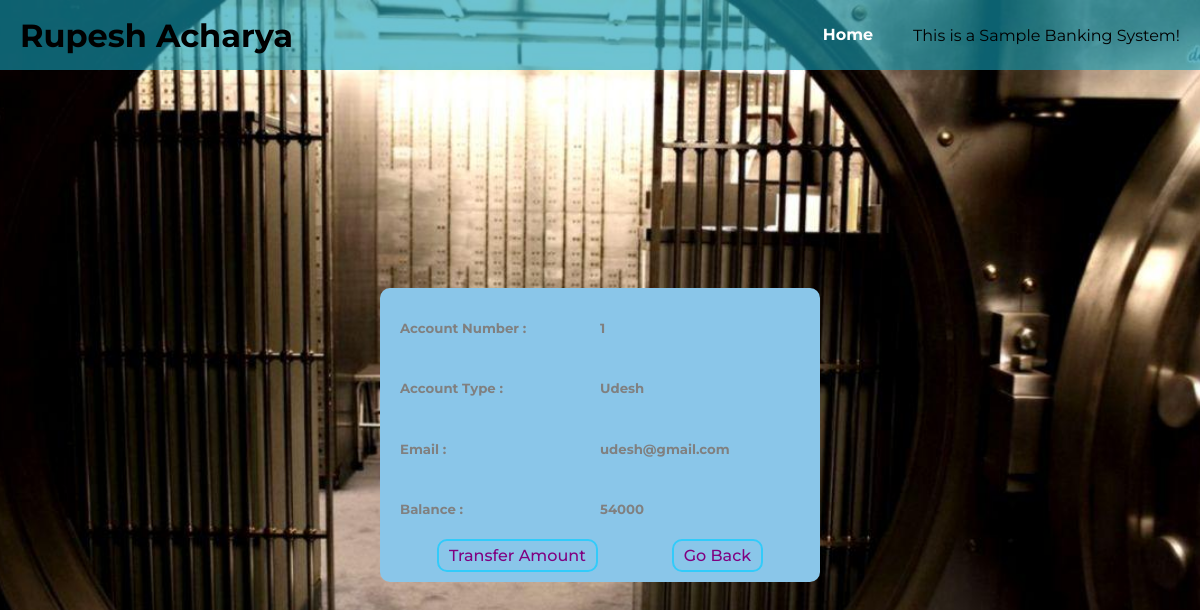
The page /viewCustomer.php?number=1 on the database its author committed.
### tables this page shows
CREATE TABLE `customers` (
  `account_number` int(11) NOT NULL,
  `account_type` varchar(10) NOT NULL,
  `name` varchar(255) NOT NULL,
  `email` varchar(150) NOT NULL,
  `cur_balance` double NOT NULL
);

### viewCustomer.php (the view, shortened to what this page needs)
<?php
    include "./php/init.php";
    if(isset($_GET["number"])){
        $accno = intval($_GET["number"]);
        $res = mysqli_query($con, "SELECT * FROM customers WHERE account_number = $accno");
        if(mysqli_num_rows($res) != 1){
            echo "<script> alert('error finding your account') ; window.location = './allCustomers.php' </script>";
        }else{
        $rows = mysqli_fetch_assoc($res);
?>
<!DOCTYPE html>
<html lang="en">
<head>
    <link rel="stylesheet" href="./assets/css/main.css">
</head>
<body>
    <main>
       <div class="personal-info">
           <div class="row">
               <h5>Account Number :</h5>
               <h5><?php echo $rows["account_number"] ?></h5>
           </div>
           <div class="row">
               <h5>Account Type :</h5>
               <h5><?php echo $rows["name"] ?></h5>
           </div>
           <div class="row">
               <h5>Email :</h5>
               <h5><?php echo $rows["email"] ?></h5>
           </div>
           <div class="row">
               <h5>Balance :</h5>
               <h5><?php echo $rows["cur_balance"] ?></h5>
           </div>
           <div class="row">
               <a href="./transfer.php?number=<?php echo $rows['account_number'] ?>" class="transfet-page-btn">Transfer Amount</a>
               <a href="./allCustomers.php" class="transfet-page-btn">Go Back</a>
           </div>
       </div>
    </main>
</body>
</html>
<?php
        }
    }
?>

### assets/css/main.css (style rules this page uses)
body { margin: 0; padding: 0; background-image: url("./images/bank1.jpg"); background-repeat: no-repeat; background-position: center; background-size: cover; font-family: 'Montserrat', sans-serif; }
header { width: 100%; height: 70px; -webkit-box-sizing: border-box; box-sizing: border-box; display: -webkit-box; display: -ms-flexbox; display: flex; -webkit-box-pack: justify; -ms-flex-pack: justify; justify-content: space-between; -webkit-box-align: center; -ms-flex-align: center; align-items: center; background-color: rgba(21, 158, 182, 0.616); padding: 0 20px; }
header div { display: -webkit-box; display: -ms-flexbox; display: flex; -webkit-box-pack: center; -ms-flex-pack: center; justify-content: center; -webkit-box-align: center; -ms-flex-align: center; align-items: center; height: 70px; }
header div a { margin-right: 20px; height: 100%; line-height: 70px; padding: 0 20px; text-decoration: none; color: white; font-weight: 700; -webkit-box-sizing: border-box; box-sizing: border-box; }
main { width: 100%; min-height: calc(100vh - 70px); display: -webkit-box; display: -ms-flexbox; display: flex; -webkit-box-pack: center; -ms-flex-pack: center; justify-content: center; -webkit-box-align: center; -ms-flex-align: center; align-items: center; }
main .personal-info { min-width: 200px; max-width: 500px; color: gray; background: rgb(138, 198, 233); padding: 10px 20px; border-radius: 10px; }
main .personal-info .row { display: -webkit-box; display: -ms-flexbox; display: flex; }
main .personal-info .row h5 { min-width: 200px; }
main .personal-info .transfet-page-btn { text-decoration: none; color: purple; font-weight: 500; display: block; padding: 5px 10px; margin: 0 auto; text-align: center; border: 2px solid #32cbfa; border-radius: 10px; -webkit-transition: .2s; transition: .2s; }

### rows shown on the page
customers: account_number "1", name "Udesh", email "udesh@gmail.com", cur_balance "54000"
